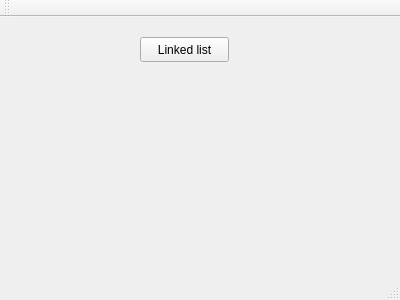
<?xml version="1.0" encoding="UTF-8"?>
<ui version="4.0">
 <class>MainWindow</class>
 <widget class="QMainWindow" name="MainWindow">
  <property name="geometry">
   <rect>
    <x>0</x>
    <y>0</y>
    <width>400</width>
    <height>300</height>
   </rect>
  </property>
  <property name="windowTitle">
   <string>MainWindow</string>
  </property>
  <widget class="QWidget" name="centralWidget">
   <widget class="QPushButton" name="pushButton">
    <property name="geometry">
     <rect>
      <x>140</x>
      <y>20</y>
      <width>89</width>
      <height>25</height>
     </rect>
    </property>
    <property name="text">
     <string>Linked list</string>
    </property>
   </widget>
  </widget>
  <widget class="QMenuBar" name="menuBar">
   <property name="geometry">
    <rect>
     <x>0</x>
     <y>0</y>
     <width>400</width>
     <height>22</height>
    </rect>
   </property>
  </widget>
  <widget class="QToolBar" name="mainToolBar">
   <attribute name="toolBarArea">
    <enum>TopToolBarArea</enum>
   </attribute>
   <attribute name="toolBarBreak">
    <bool>false</bool>
   </attribute>
  </widget>
  <widget class="QStatusBar" name="statusBar"/>
 </widget>
 <layoutdefault spacing="6" margin="11"/>
 <resources/>
 <connections/>
</ui>
